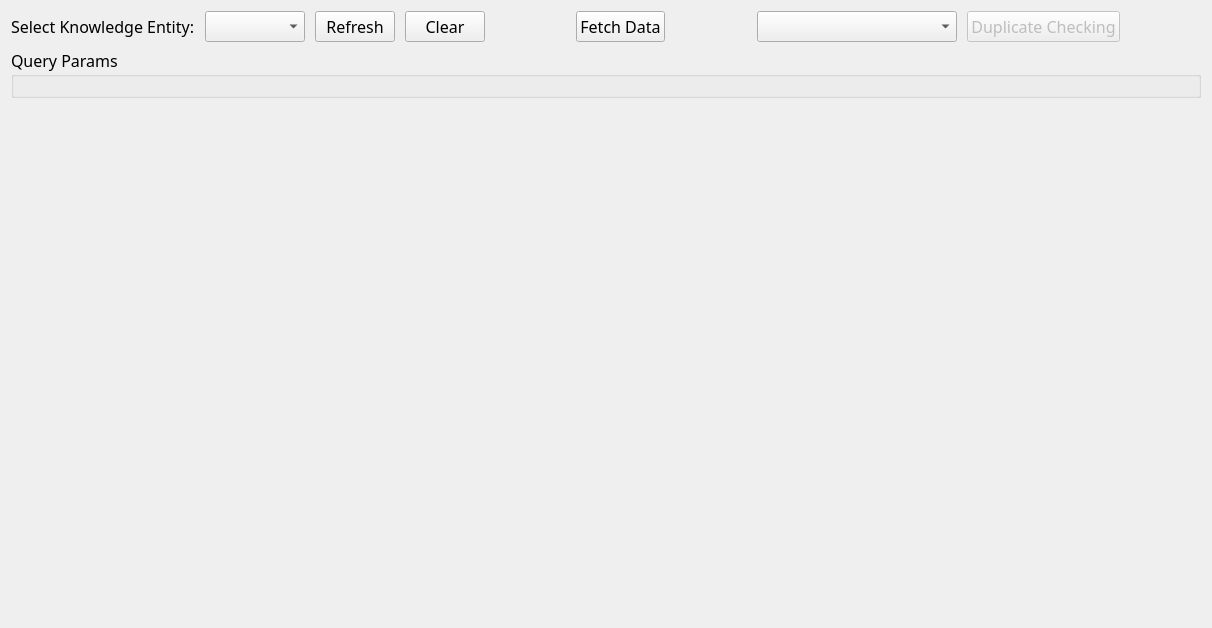
<?xml version="1.0" encoding="UTF-8"?>
<ui version="4.0">
 <class>PrivateData</class>
 <widget class="QWidget" name="PrivateData">
  <property name="geometry">
   <rect>
    <x>0</x>
    <y>0</y>
    <width>1212</width>
    <height>628</height>
   </rect>
  </property>
  <property name="font">
   <font>
    <family>微软雅黑</family>
    <pointsize>12</pointsize>
   </font>
  </property>
  <property name="windowTitle">
   <string>Form</string>
  </property>
  <property name="styleSheet">
   <string notr="true">

/*===================================== Tab =================================*/
QTabWidget#tabWidget{
    background:transparent;
}
QTabWidget::pane{
    border-top: 1px solid;
    border-color: transparent;
    top:-1px;
}
QTabBar::tab {
    min-width:85px;
    min-height:16px;
    color: #FFFFFF;
    border: 1px solid #e2e2e2; 
    font:12px &quot;Microsoft YaHei&quot; ;
}
QTabBar::tab:selected{
    min-width:85px;
    min-height:18px;
    color: #000;
    border: 0px solid;
    background:#00fffb;
    font:14px &quot;Microsoft YaHei&quot; ;
}</string>
  </property>
  <layout class="QVBoxLayout" name="verticalLayout" stretch="0,0,1">
   <item>
    <layout class="QHBoxLayout" name="horizontalLayout_2">
     <property name="spacing">
      <number>10</number>
     </property>
     <item>
      <widget class="QLabel" name="label">
       <property name="font">
        <font>
         <family>微软雅黑</family>
         <pointsize>12</pointsize>
        </font>
       </property>
       <property name="text">
        <string>Select Knowledge Entity:</string>
       </property>
      </widget>
     </item>
     <item>
      <widget class="QComboBox" name="comboEntity">
       <property name="minimumSize">
        <size>
         <width>100</width>
         <height>0</height>
        </size>
       </property>
       <property name="font">
        <font>
         <family>微软雅黑</family>
         <pointsize>12</pointsize>
        </font>
       </property>
      </widget>
     </item>
     <item>
      <widget class="QPushButton" name="btnRefresh">
       <property name="font">
        <font>
         <family>微软雅黑</family>
         <pointsize>12</pointsize>
        </font>
       </property>
       <property name="text">
        <string>Refresh</string>
       </property>
       <property name="icon">
        <iconset>
         <normaloff>res/refresh.png</normaloff>res/refresh.png</iconset>
       </property>
      </widget>
     </item>
     <item>
      <widget class="QPushButton" name="btnClear">
       <property name="font">
        <font>
         <family>微软雅黑</family>
         <pointsize>12</pointsize>
        </font>
       </property>
       <property name="text">
        <string>Clear</string>
       </property>
       <property name="icon">
        <iconset>
         <normaloff>res/delete.png</normaloff>res/delete.png</iconset>
       </property>
      </widget>
     </item>
     <item>
      <spacer name="horizontalSpacer">
       <property name="orientation">
        <enum>Qt::Horizontal</enum>
       </property>
       <property name="sizeHint" stdset="0">
        <size>
         <width>40</width>
         <height>20</height>
        </size>
       </property>
      </spacer>
     </item>
     <item>
      <widget class="QPushButton" name="btnFetch">
       <property name="font">
        <font>
         <family>微软雅黑</family>
         <pointsize>12</pointsize>
        </font>
       </property>
       <property name="text">
        <string>Fetch Data</string>
       </property>
       <property name="icon">
        <iconset>
         <normaloff>res/files.png</normaloff>res/files.png</iconset>
       </property>
      </widget>
     </item>
     <item>
      <spacer name="horizontalSpacer_2">
       <property name="orientation">
        <enum>Qt::Horizontal</enum>
       </property>
       <property name="sizeHint" stdset="0">
        <size>
         <width>40</width>
         <height>20</height>
        </size>
       </property>
      </spacer>
     </item>
     <item>
      <widget class="QComboBox" name="combDf">
       <property name="minimumSize">
        <size>
         <width>200</width>
         <height>0</height>
        </size>
       </property>
       <property name="font">
        <font>
         <family>微软雅黑</family>
         <pointsize>12</pointsize>
        </font>
       </property>
      </widget>
     </item>
     <item>
      <widget class="QPushButton" name="btnDuplicateCheck">
       <property name="enabled">
        <bool>false</bool>
       </property>
       <property name="font">
        <font>
         <family>微软雅黑</family>
         <pointsize>12</pointsize>
        </font>
       </property>
       <property name="text">
        <string>Duplicate Checking</string>
       </property>
       <property name="icon">
        <iconset>
         <normaloff>res/filter.png</normaloff>res/filter.png</iconset>
       </property>
      </widget>
     </item>
     <item>
      <spacer name="horizontalSpacer_4">
       <property name="orientation">
        <enum>Qt::Horizontal</enum>
       </property>
       <property name="sizeHint" stdset="0">
        <size>
         <width>40</width>
         <height>20</height>
        </size>
       </property>
      </spacer>
     </item>
    </layout>
   </item>
   <item>
    <widget class="QGroupBox" name="groupBox">
     <property name="maximumSize">
      <size>
       <width>16777215</width>
       <height>200</height>
      </size>
     </property>
     <property name="font">
      <font>
       <family>微软雅黑</family>
       <pointsize>12</pointsize>
      </font>
     </property>
     <property name="title">
      <string>Query Params</string>
     </property>
     <layout class="QHBoxLayout" name="horizontalLayout">
      <item>
       <widget class="QueryFilterWidget" name="queryFilterWidget" native="true"/>
      </item>
     </layout>
    </widget>
   </item>
   <item>
    <widget class="QTabWidget" name="tabWidget">
     <property name="font">
      <font>
       <family>微软雅黑</family>
       <pointsize>12</pointsize>
      </font>
     </property>
     <property name="currentIndex">
      <number>-1</number>
     </property>
     <property name="tabsClosable">
      <bool>true</bool>
     </property>
    </widget>
   </item>
  </layout>
 </widget>
 <customwidgets>
  <customwidget>
   <class>QueryFilterWidget</class>
   <extends>QWidget</extends>
   <header>QueryFilterWidget.h</header>
   <container>1</container>
  </customwidget>
 </customwidgets>
 <resources/>
 <connections/>
</ui>
